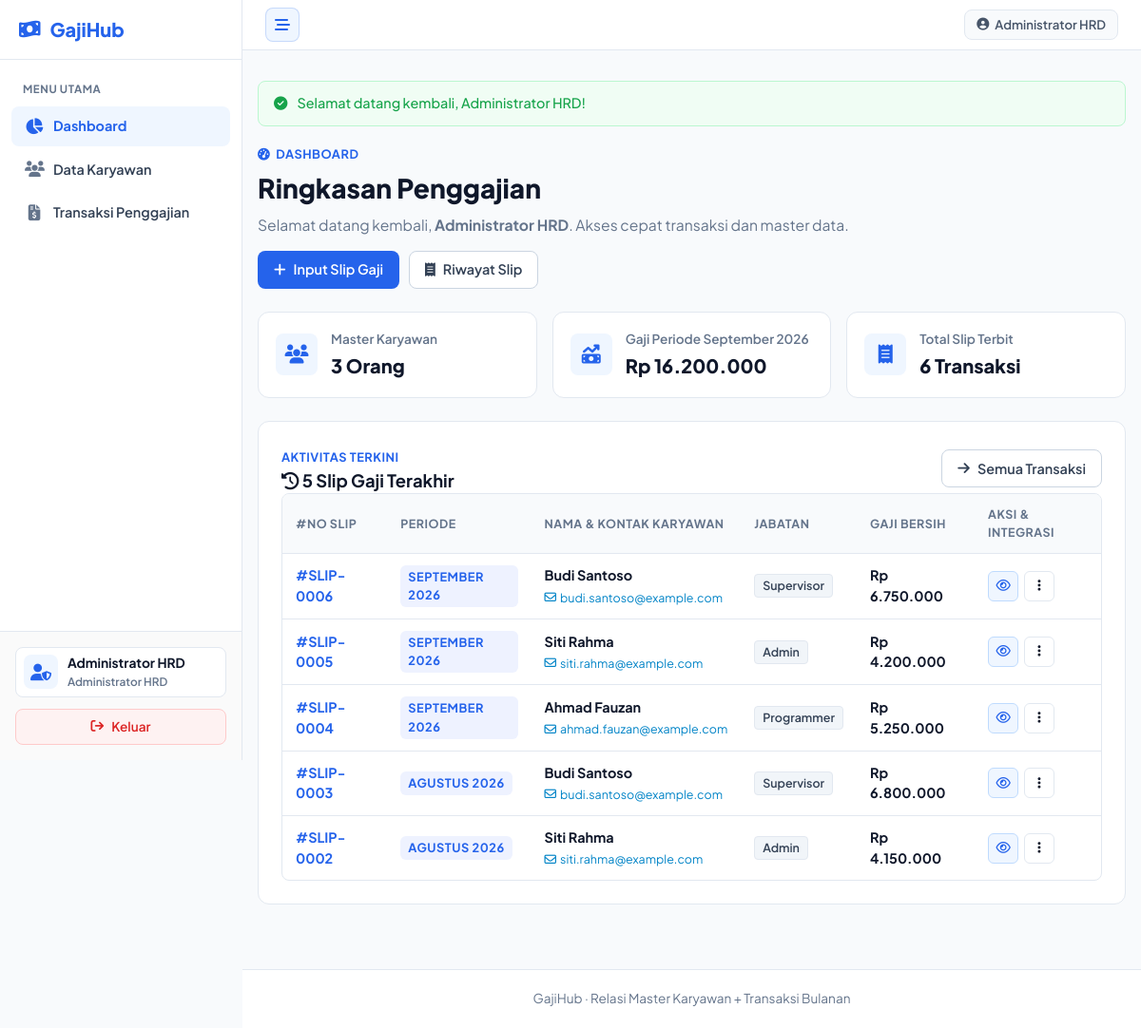
/index.php (signed in), run on the app's committed database.
### tables this page shows
CREATE TABLE IF NOT EXISTS penggajian (
    id INT UNSIGNED AUTO_INCREMENT PRIMARY KEY,
    karyawan_id INT UNSIGNED NOT NULL,
    periode VARCHAR(7) NOT NULL,  
    gaji_pokok DECIMAL(15,2) NOT NULL DEFAULT 0,
    lembur DECIMAL(15,2) NOT NULL DEFAULT 0,
    pinjaman DECIMAL(15,2) NOT NULL DEFAULT 0,
    tanggal_bayar DATE NOT NULL,
    catatan VARCHAR(255) NULL,
    created_at TIMESTAMP DEFAULT CURRENT_TIMESTAMP,
    updated_at TIMESTAMP DEFAULT CURRENT_TIMESTAMP ON UPDATE CURRENT_TIMESTAMP,
    CONSTRAINT fk_penggajian_karyawan 
        FOREIGN KEY (karyawan_id) REFERENCES karyawan(id) 
        ON DELETE CASCADE ON UPDATE CASCADE,
    UNIQUE KEY uq_karyawan_periode (karyawan_id, periode),
    INDEX idx_periode (periode)
);

CREATE TABLE IF NOT EXISTS karyawan (
    id INT UNSIGNED AUTO_INCREMENT PRIMARY KEY,
    nik VARCHAR(20) NULL,
    nama VARCHAR(100) NOT NULL,
    email VARCHAR(100) NULL,
    no_hp VARCHAR(20) NULL,
    jabatan VARCHAR(50) NOT NULL,
    gaji_pokok_default DECIMAL(15,2) NOT NULL DEFAULT 0,
    created_at TIMESTAMP DEFAULT CURRENT_TIMESTAMP,
    updated_at TIMESTAMP DEFAULT CURRENT_TIMESTAMP ON UPDATE CURRENT_TIMESTAMP,
    UNIQUE INDEX idx_nik (nik),
    INDEX idx_nama (nama),
    INDEX idx_jabatan (jabatan)
);

### config/functions.php (called while the page is built, shortened)
<?php
function e(?string $value): string
{
    return htmlspecialchars($value ?? '', ENT_QUOTES, 'UTF-8');
}
function rupiah(float|int $value): string
{
    return 'Rp ' . number_format((float)$value, 0, ',', '.');
}
function formatPeriode(string $periode): string
{
    $parts = explode('-', $periode);
    $tahun = $parts[0];
    $bulanNum = (int)$parts[1];
    $namaBulan = [
        1 => 'Januari', 2 => 'Februari', 3 => 'Maret',
        4 => 'April', 5 => 'Mei', 6 => 'Juni',
        7 => 'Juli', 8 => 'Agustus', 9 => 'September',
        10 => 'Oktober', 11 => 'November', 12 => 'Desember'
    ];
    $bulanStr = $namaBulan[$bulanNum] ?? $parts[1];
    return "{$bulanStr} {$tahun}";
}
function baseUrl(string $path = ''): string
{
    static $basePrefix = null;
    if ($basePrefix === null) {
        $projectDir = str_replace('\\', '/', dirname(__DIR__));
        $docRoot = isset($_SERVER['DOCUMENT_ROOT']) ? str_replace('\\', '/', realpath($_SERVER['DOCUMENT_ROOT']) ?: $_SERVER['DOCUMENT_ROOT']) : '';
        if ($docRoot !== '' && stripos($projectDir, $docRoot) === 0) {
            $subPath = substr($projectDir, strlen($docRoot));
            $basePrefix = rtrim(str_replace('\\', '/', $subPath), '/');
        } else {
            $basePrefix = '';
        }
    }
    $cleanPath = ltrim($path, '/');
    return ($basePrefix === '' ? '' : $basePrefix) . '/' . $cleanPath;
}
function flash(string $key, ?string $message = null): ?string
{
    $value = $_SESSION['flash'][$key] ?? null;
    return $value;
}
function isLoggedIn(): bool
{
    return isset($_SESSION['user_id']) && !empty($_SESSION['user_id']);
}
function currentUser(): ?array
{
    return [
        'id' => isset($_SESSION['user_id']) ? (int)$_SESSION['user_id'] : null,
        'nama' => (string)($_SESSION['user_name'] ?? 'User'),
        'email' => (string)($_SESSION['user_email'] ?? ''),
        'role' => (string)($_SESSION['user_role'] ?? 'admin'),
    ];
}

### index.php (the view, shortened to what this page needs)
<?php
require __DIR__ . '/config/database.php';
require __DIR__ . '/config/functions.php';
$user = currentUser();
$totalKaryawan = (int) $pdo->query("SELECT COUNT(*) FROM karyawan")->fetchColumn();
$latestPeriode = $pdo->query("SELECT periode FROM penggajian ORDER BY periode DESC LIMIT 1")->fetchColumn() ?: date('Y-m');
$stmtSum = $pdo->prepare("SELECT COALESCE(SUM(gaji_pokok + lembur - pinjaman), 0) FROM penggajian WHERE periode = :periode");
$stmtSum->execute(['periode' => $latestPeriode]);
$totalGajiBulanIni = (float) $stmtSum->fetchColumn();
$totalSlipAll = (int) $pdo->query("SELECT COUNT(*) FROM penggajian")->fetchColumn();
$recent = $pdo->query(
    "SELECT p.id, p.periode, p.gaji_pokok, p.lembur, p.pinjaman, p.tanggal_bayar,
            (p.gaji_pokok + p.lembur - p.pinjaman) AS gaji_bersih,
            k.nama, k.jabatan, k.email, k.no_hp
     FROM penggajian p
     JOIN karyawan k ON p.karyawan_id = k.id
     ORDER BY p.id DESC
     LIMIT 5"
)->fetchAll();
$activePage = 'dashboard';
require __DIR__ . '/includes/header.php';
?>
<main class="container page">
    <?php if ($msg = flash('success')): ?>
        <div class="alert success"><i class="fa-solid fa-circle-check"></i> <?= e($msg) ?></div>
    <?php endif; ?>
    <div class="page-heading" style="display: flex; justify-content: space-between; align-items: center; flex-wrap: wrap; gap: 16px; margin-bottom: 24px;">
        <div>
            <span class="eyebrow"><i class="fa-solid fa-gauge-high"></i> DASHBOARD</span>
            <h1 style="margin: 4px 0 6px; font-size: 1.75rem;">Ringkasan Penggajian</h1>
            <p style="margin: 0; color: var(--muted);">Selamat datang kembali, <strong><?= e($user['nama'] ?? 'Admin') ?></strong>. Akses cepat transaksi dan master data.</p>
        </div>
        <div style="display: flex; gap: 10px; flex-wrap: wrap;">
            <a class="btn primary" href="<?= baseUrl('penggajian/form.php') ?>"><i class="fa-solid fa-plus"></i> Input Slip Gaji</a>
            <a class="btn secondary" href="<?= baseUrl('penggajian/index.php') ?>"><i class="fa-solid fa-receipt"></i> Riwayat Slip</a>
        </div>
    </div>
    <section class="stats">
        <article class="stat-card">
            <div class="stat-icon"><i class="fa-solid fa-users text-primary"></i></div>
            <div>
                <span>Master Karyawan</span>
                <strong><?= $totalKaryawan ?> Orang</strong>
            </div>
        </article>
        <article class="stat-card">
            <div class="stat-icon"><i class="fa-solid fa-money-bill-trend-up text-success"></i></div>
            <div>
                <span>Gaji Periode <?= formatPeriode($latestPeriode) ?></span>
                <strong class="text-success"><?= rupiah($totalGajiBulanIni) ?></strong>
            </div>
        </article>
        <article class="stat-card">
            <div class="stat-icon"><i class="fa-solid fa-receipt text-warning"></i></div>
            <div>
                <span>Total Slip Terbit</span>
                <strong><?= $totalSlipAll ?> Transaksi</strong>
            </div>
        </article>
    </section>
    <section class="card">
        <div class="section-title">
            <div>
                <span class="eyebrow">Aktivitas Terkini</span>
                <h2><i class="fa-solid fa-clock-rotate-left"></i> 5 Slip Gaji Terakhir</h2>
            </div>
            <a class="btn secondary" href="<?= baseUrl('penggajian/index.php') ?>"><i class="fa-solid fa-arrow-right"></i> Semua Transaksi</a>
        </div>
        <div class="table-wrap">
            <table>
                <thead>
                <tr>
                    <th>#No Slip</th>
                    <th>Periode</th>
                    <th>Nama & Kontak Karyawan</th>
                    <th>Jabatan</th>
                    <th>Gaji Bersih</th>
                    <th>Aksi & Integrasi</th>
                </tr>
                </thead>
                <tbody>
                <?php foreach ($recent as $row): ?>
                    <tr>
                        <td>
                            <a href="<?= baseUrl('penggajian/detail.php?id=' . (int)$row['id']) ?>" title="Lihat Rincian Slip Gaji" style="font-weight:700; color:var(--primary);">
                                #SLIP-<?= str_pad((string)$row['id'], 4, '0', STR_PAD_LEFT) ?>
                            </a>
                        </td>
                        <td>
                            <span class="badge" style="background:#eef2ff; padding:3px 8px; border-radius:6px;">
                                <?= formatPeriode($row['periode']) ?>
                            </span>
                        </td>
                        <td>
                            <strong style="color:var(--text);"><?= e($row['nama']) ?></strong>
                            <?php if (!empty($row['email'])): ?>
                                <div>
                                    <a href="mailto:<?= e($row['email']) ?>" style="display:inline-flex; align-items:center; gap:4px; font-size:0.78rem; color:#0284c7; text-decoration:none; margin-top:2px;" title="<?= e($row['email']) ?>">
                                        <i class="fa-regular fa-envelope"></i> <?= e($row['email']) ?>
                                    </a>
                                </div>
                            <?php endif; ?>
                        </td>
                        <td><span class="badge-role"><?= e($row['jabatan']) ?></span></td>
                        <td><strong class="text-success"><?= rupiah((float)$row['gaji_bersih']) ?></strong></td>
                        <td class="actions">
                            <div class="actions-group">
                                <a class="btn-action detail" href="<?= baseUrl('penggajian/detail.php?id=' . (int)$row['id']) ?>" title="Lihat Rincian Slip Gaji">
                                    <i class="fa-regular fa-eye"></i>
                                </a>
                                <details class="dropdown action-dropdown">
                                    <summary class="btn-action" title="Menu Opsi & Integrasi">
                                        <i class="fa-solid fa-ellipsis-vertical"></i>
                                    </summary>
                                </details>
                            </div>
                        </td>
                    </tr>
                <?php endforeach; ?>
                </tbody>
            </table>
        </div>
    </section>
</main>
<?php
$footerText = 'GajiHub · Relasi Master Karyawan + Transaksi Bulanan';
require __DIR__ . '/includes/footer.php';

### includes/header.php (shortened to what this page needs)
<?php
$activePage = $activePage ?? '';
$noPrintHeader = $noPrintHeader ?? false;
$currentUser = currentUser();
?>
<!DOCTYPE html>
<html lang="id">
<head>
    <link rel="stylesheet" href="https://cdnjs.cloudflare.com/ajax/libs/font-awesome/6.5.1/css/all.min.css">
    <link rel="stylesheet" href="https://cdn.jsdelivr.net/npm/sweetalert2@11.10.5/dist/sweetalert2.min.css">
    <link rel="stylesheet" href="<?= baseUrl('assets/css/style.css') ?>">
</head>
<body class="app-body">
<div class="layout-wrapper">
    <aside class="sidebar <?= $noPrintHeader ? 'no-print' : '' ?>">
        <div class="sidebar-header">
            <a class="brand" href="<?= baseUrl('index.php') ?>">
                <i class="fa-solid fa-money-bill-wave"></i>
                <span>GajiHub</span>
            </a>
        </div>
        <div class="sidebar-menu-wrapper">
            <div class="sidebar-label">Menu Utama</div>
            <nav class="sidebar-nav">
                <a class="sidebar-link <?= $activePage === 'dashboard' ? 'active' : '' ?>" href="<?= baseUrl('index.php') ?>">
                    <i class="fa-solid fa-chart-pie"></i>
                    <span>Dashboard</span>
                </a>
                <a class="sidebar-link <?= $activePage === 'karyawan' ? 'active' : '' ?>" href="<?= baseUrl('karyawan/index.php') ?>">
                    <i class="fa-solid fa-users"></i>
                    <span>Data Karyawan</span>
                </a>
                <a class="sidebar-link <?= in_array($activePage, ['penggajian', 'input_slip'], true) ? 'active' : '' ?>" href="<?= baseUrl('penggajian/index.php') ?>">
                    <i class="fa-solid fa-file-invoice-dollar"></i>
                    <span>Transaksi Penggajian</span>
                </a>
            </nav>
        </div>
        <?php if ($currentUser): ?>
            <div class="sidebar-footer">
                <div class="user-card-sidebar">
                    <div class="user-avatar-sidebar">
                        <i class="fa-solid fa-user-shield"></i>
                    </div>
                    <div class="user-meta-sidebar">
                        <strong class="user-name-sidebar"><?= e($currentUser['nama']) ?></strong>
                        <span class="user-role-sidebar">Administrator HRD</span>
                    </div>
                </div>
                <a href="<?= baseUrl('auth/logout.php') ?>" class="sidebar-logout-btn" title="Keluar dari sistem" onclick="return confirm('Apakah Anda yakin ingin keluar?')">
                    <i class="fa-solid fa-arrow-right-from-bracket"></i>
                    <span>Keluar</span>
                </a>
            </div>
        <?php endif; ?>
    </aside>
    <div class="content-wrapper">
        <header class="content-topbar no-print">
            <div class="topbar-left">
                <button id="btnSidebarToggle" class="btn-sidebar-toggle" type="button" title="Buka / Tutup Sidebar">
                    <i class="fa-solid fa-bars"></i>
                </button>
            </div>
            <?php if ($currentUser): ?>
                <div class="topbar-right">
                    <span class="user-pill-sm">
                        <i class="fa-solid fa-circle-user"></i> <?= e($currentUser['nama']) ?>
                    </span>
                </div>
            <?php endif; ?>
        </header>

### includes/footer.php (shortened to what this page needs)
<?php
$footerText = $footerText ?? 'GajiHub · Sistem Penggajian Bulanan';
$noPrintFooter = $noPrintFooter ?? false;
?>
        <footer class="footer <?= $noPrintFooter ? 'no-print' : '' ?>">
            <div class="container"><?= e($footerText) ?></div>
        </footer>
    </div>
</div>
</body>
</html>

### data on the page
penggajian: id "0006", periode "SEPTEMBER 2026", karyawan.nama "Budi Santoso", karyawan.email "budi.santoso@example.com", karyawan.jabatan "Supervisor", gaji_bersih "Rp 6.750.000"
penggajian: id "0005", periode "SEPTEMBER 2026", karyawan.nama "Siti Rahma", karyawan.email "siti.rahma@example.com", karyawan.jabatan "Admin", gaji_bersih "Rp 4.200.000"
penggajian: id "0004", periode "SEPTEMBER 2026", karyawan.nama "Ahmad Fauzan", karyawan.email "ahmad.fauzan@example.com", karyawan.jabatan "Programmer", gaji_bersih "Rp 5.250.000"
penggajian: id "0003", periode "AGUSTUS 2026", karyawan.nama "Budi Santoso", karyawan.email "budi.santoso@example.com", karyawan.jabatan "Supervisor", gaji_bersih "Rp 6.800.000"
penggajian: id "0002", periode "AGUSTUS 2026", karyawan.nama "Siti Rahma", karyawan.email "siti.rahma@example.com", karyawan.jabatan "Admin", gaji_bersih "Rp 4.150.000"

### other printed values
$currentUser['nama'] "Administrator HRD"
$msg "Selamat datang kembali, Administrator HRD!"
$user['nama'] "Administrator HRD"
$totalKaryawan "3"
formatPeriode($latestPeriode) "September 2026"
rupiah($totalGajiBulanIni) "Rp 16.200.000"
$totalSlipAll "6"
$footerText "GajiHub · Relasi Master Karyawan + Transaksi Bulanan"
